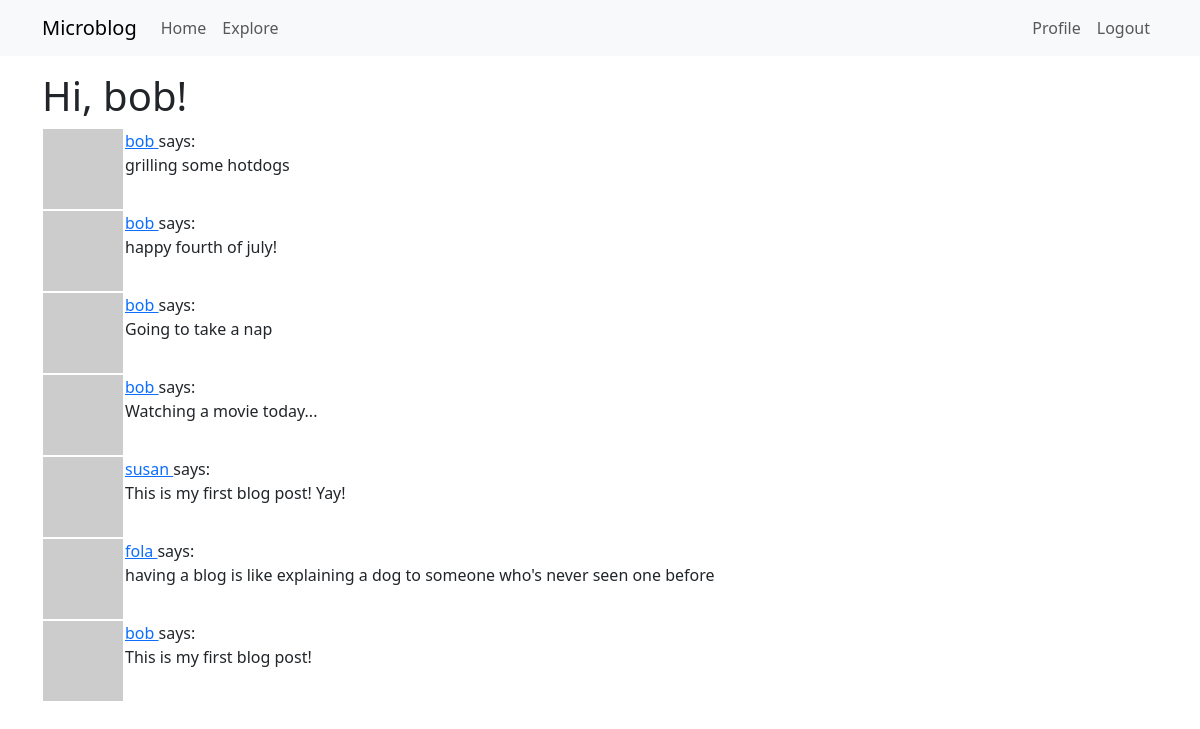
The page /explore (signed in) on the database as committed earlier.
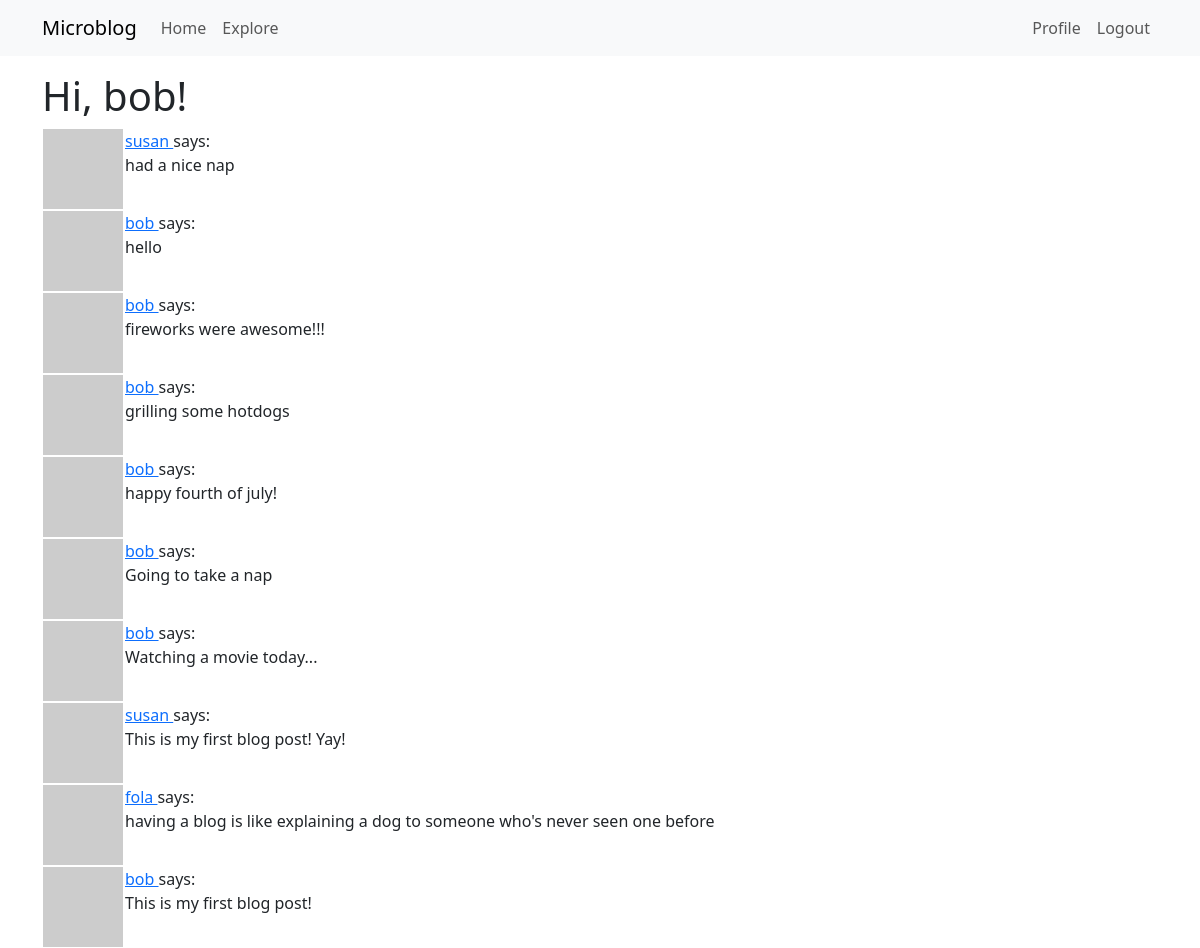
The same page on the database as committed later.
### app/models.py (models this page shows, shortened)
class User(UserMixin, db.Model):
    id: so.Mapped[int] = so.mapped_column(primary_key=True)
    username: so.Mapped[str] = so.mapped_column(sa.String(64), index=True, unique=True)
    email: so.Mapped[str] = so.mapped_column(sa.String(120), index=True, unique=True)
    password_hash: so.Mapped[Optional[str]] = so.mapped_column(sa.String(256))
    posts: so.WriteOnlyMapped['Post'] = so.relationship(back_populates='author')
    about_me: so.Mapped[Optional[str]] = so.mapped_column(sa.String(140))
    last_seen: so.Mapped[Optional[datetime]] = so.mapped_column(default=lambda: datetime.now(timezone.utc))
    def avatar(self, size):
        digest = md5(self.email.lower().encode('utf-8')).hexdigest()
        return f'https://www.gravatar.com/avatar/{digest}?d=identicon&s={size}'
    following: so.WriteOnlyMapped['User'] = so.relationship(secondary=followers,
                                                            primaryjoin=(followers.c.follower_id == id),
                                                            secondaryjoin=(followers.c.followed_id == id),
                                                            back_populates='followers')
    followers: so.WriteOnlyMapped['User'] = so.relationship(secondary=followers,
                                                            primaryjoin=(followers.c.followed_id == id),
                                                            secondaryjoin=(followers.c.follower_id == id),
                                                            back_populates='following')

class Post(db.Model):
    id: so.Mapped[int] = so.mapped_column(primary_key=True)
    body: so.Mapped[str] = so.mapped_column(sa.String(140))
    timestamp: so.Mapped[datetime] = so.mapped_column(index=True, default=lambda: datetime.now(timezone.utc))
    user_id: so.Mapped[int] = so.mapped_column(sa.ForeignKey(User.id), index=True)
    author: so.Mapped[User] = so.relationship(back_populates='posts')

### app/routes.py (the view)
@app.route('/explore')
@login_required
def explore():
    page = request.args.get('page', 1, type=int)
    query = sa.select(Post).order_by(Post.timestamp.desc())
    posts = db.paginate(query, page=page, per_page=app.config['POSTS_PER_PAGE'], error_out=False)
    next_url = url_for('explore', page=posts.next_num) \
        if posts.has_next else None
    prev_url = url_for('explore', page=posts.prev_num) \
        if posts.has_prev else None
    return render_template('index.html', title='Explore', posts=posts.items, next_url=next_url, prev_url=prev_url)

### app/models.py (called while the page is built)
@login.user_loader
def load_user(id):
    return db.session.get(User, int(id))

### app/routes.py (called while the page is built)
@app.before_request
def before_request():
    if current_user.is_authenticated:
        current_user.last_seen = datetime.now(timezone.utc)
        db.session.commit()

### app/templates/index.html (shortened to what this page needs)
{% extends "base.html" %}
{% block content %}
    <h1>Hi, {{current_user.username}}!</h1>
    {% for post in posts %}
        {% include '_post.html' %}
    {% endfor %}
{% endblock %}

### app/templates/_post.html
<table>
    <tr valign="top">
        <td><img src="{{ post.author.avatar(36) }}"></td>
        <td>
            <a href="{{ url_for('user', username=post.author.username) }}">
                {{ post.author.username}}
            </a> says:<br>{{ post.body }}</td>
    </tr>
</table>

Rows that differ between the two databases and show on the page:
added Post: author.username "susan", body "had a nice nap"
added Post: author.username "bob", body "hello"
added Post: author.username "bob", body "fireworks were awesome!!!"
